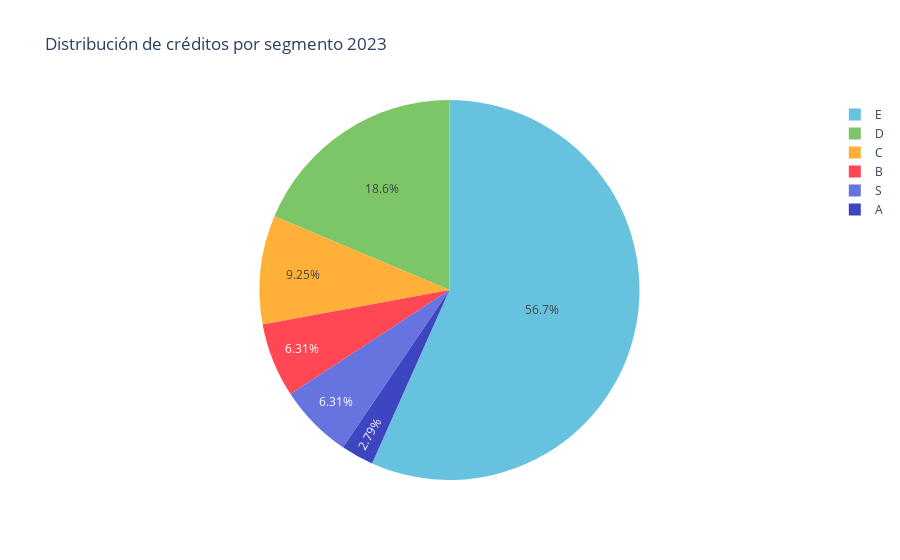

The code cell stored with this chart in its notebook:
### Code cell
colores = ['#3d45c0','#ff4853','#ffb038','#7cc668','#67c2df','#6773df']
porcentajes = creditos_segmentos_2023_pachuca['Porcentaje']
labels = creditos_segmentos_2023_pachuca['Segmento']

fig = go.Figure(data=[go.Pie(labels=labels, values=porcentajes, marker=dict(colors=colores))])
fig.update_traces(textinfo='percent', textposition='inside')
fig.update_layout(
    title='Distribución de créditos por segmento 2023', # Agregar título
    #showlegend=False  # Ocultar leyenda
)

# Exportar gráfica como archivo HTML
def guardar_grafico_como_html(fig, nombre_archivo, carpeta='graficas'):
    # Crear la carpeta si no existe
    if not os.path.exists(carpeta):
        os.makedirs(carpeta)
    
    # Gráfica como archivo HTML en la carpeta especificada
    pio.write_html(fig, f'{carpeta}/{nombre_archivo}.html')

guardar_grafico_como_html(fig, 'g_pie_discreditossegmento_2023_pachuca', carpeta='graficas')

fig.show()

### Figure 1 — Plotly figure (JSON) as saved in the notebook; plotly's stock layout.template omitted (floating-point values rounded to 4 significant figures)
{"data": [{"labels": ["A", "B", "C", "D", "E", "S"], "marker": {"colors": ["#3d45c0", "#ff4853", "#ffb038", "#7cc668", "#67c2df", "#6773df"]}, "textinfo": "percent", "textposition": "inside", "type": "pie", "values": [2.79, 6.314, 9.251, 18.65, 56.68, 6.314]}], "layout": {"title": {"text": "Distribución de créditos por segmento 2023"}}}
